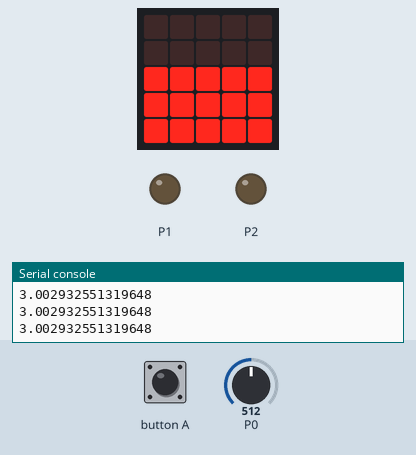
The program below on a simulated BBC micro:bit (MakeCode). On the bench: the board's 5×5 LED display, output pins drawn as LEDs (lit = HIGH), the last lines printed to the serial console. Inputs (shaded band) come from the test bench; at power-on: P0 = 512 (analog values on the 0–1023 scale).

Above: at 1.2 s.
1.3 s: P0 set to 716
At 1.6 s:
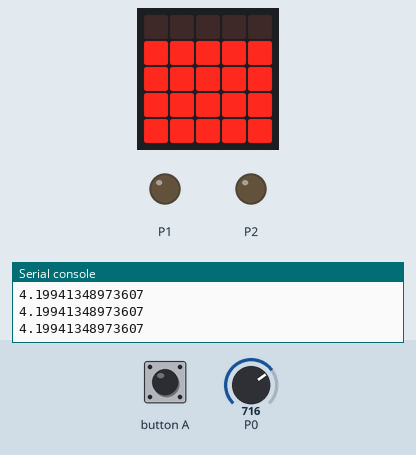
2.8 s: P0 set to 900
At 3.7 s:
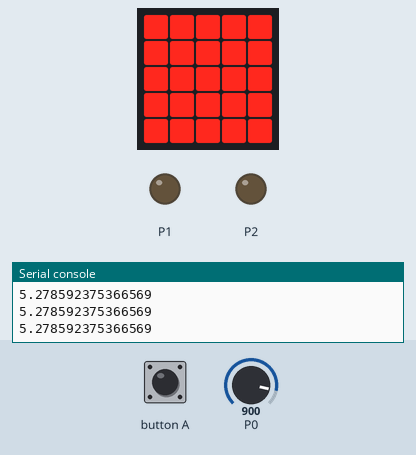
4.3 s: P0 set to 511
At 4.7 s:
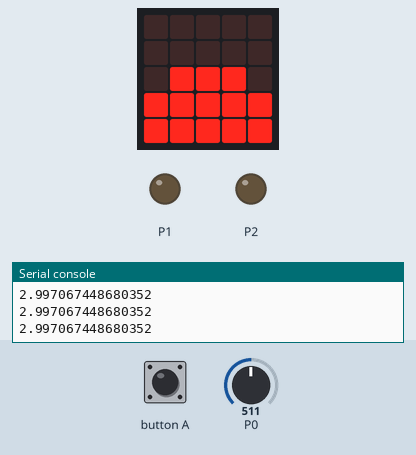
5.8 s: P0 set to 306
At 6.4 s:
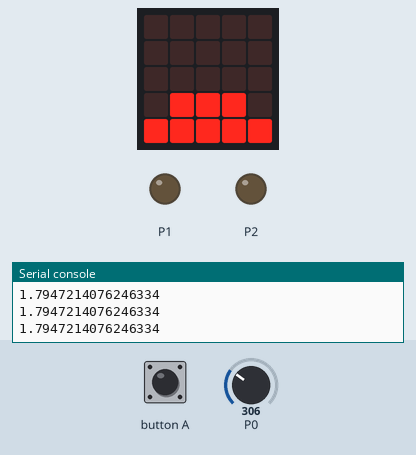
7.3 s: P0 set to 122
At 8.5 s:
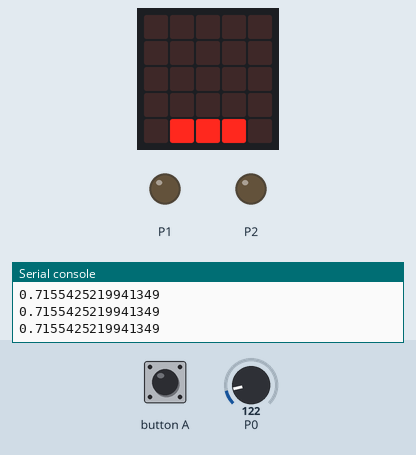
8.8 s: button A pressed for 0.15 s
At 9.5 s:
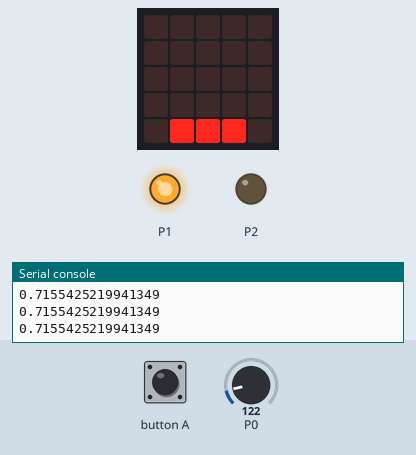
Timing chart, 0 to 12.5 s (numbered marks = the images above; inputs shaded):
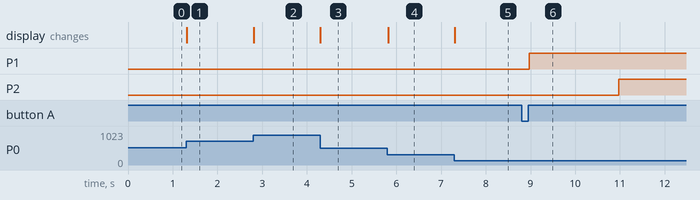

The program:

main.ts
```typescript
/**
 * Dieser Micro:bit-Code implementiert eine einfache Steuerung für ein Licht und einen Lüfter basierend auf den Eingaben über den A-Knopf des Micro:bit. Hier ist eine kurze Zusammenfassung der Funktionen:
 *
 * 1. **Variablen:**
 *
 * - `Lichtstatus`: Speichert den aktuellen Status des Lichts (an/aus) als 1 oder 0.
 *
 * - `Lüfterstatus`: Speichert den aktuellen Status des Lüfters (an/aus) als 1 oder 0.
 *
 * - `LüfterStart`: Speichert den Zeitpunkt, an dem der Lüfter zuletzt gestartet wurde (für die Lüftersteuerung).
 *
 * 2. **Initialisierung:**
 *
 * - Die Anfangswerte der Variablen werden auf 0 gesetzt.
 *
 * - Die Pins P0, P1 und P2 werden initialisiert (P0 für die Lichtanzeige, P1 für das Licht und P2 für den Lüfter).
 *
 * 3. **Button A-Event:**
 *
 * - Wenn der A-Knopf gedrückt wird, wechselt der `Lichtstatus` zwischen an und aus.
 *
 * 4. **Hauptprogrammschleife (basic.forever):**
 *
 * - Die Helligkeit wird auf der LED-Matrix basierend auf dem Wert von Pin P0 angezeigt.
 *
 * - Wenn das Licht eingeschaltet ist (`Lichtstatus == 1`):
 *
 * - Der Licht-Pin (P1) wird auf 1 gesetzt.
 *
 * - Wenn der Lüfter noch nicht gestartet wurde (`LüfterStart == 0`), wird die Startzeit gespeichert.
 *
 * - Wenn das Licht ausgeschaltet ist:
 *
 * - Wenn der Lüfter läuft (`Lüfterstatus == 1`), wird der Lüfter gestoppt, und die Wartezeit basierend auf der Helligkeit wird eingehalten.
 *
 * - Andernfalls wird nur das Licht ausgeschaltet.
 *
 * 5. **Zusätzliche forever-Schleife:**
 *
 * - Überprüft, ob das Licht eingeschaltet ist und der Lüfter länger als 2000 Millisekunden (2 Sekunden) läuft. Falls ja, wird der Lüfter eingeschaltet (`Lüfterstatus = 1`), um die Luft zu bewegen.
 *
 * Zusammengefasst steuert dieser Code ein einfaches System mit Licht und Lüfter, wobei das Licht manuell über den A-Knopf ein- und ausgeschaltet werden kann, und der Lüfter automatisch gestartet wird, wenn das Licht eingeschaltet ist und eine bestimmte Zeit vergangen ist.
 */
input.onButtonPressed(Button.A, function () {
    if (!(Lichtstatus)) {
        Lichtstatus = 1
    } else {
        Lichtstatus = 0
    }
})
let Lüfterstatus = 0
let LüfterStart = 0
let Lichtstatus = 0
Lichtstatus = 0
pins.analogWritePin(AnalogPin.P0, 0)
pins.digitalWritePin(DigitalPin.P1, 0)
pins.digitalWritePin(DigitalPin.P2, 0)
basic.forever(function () {
    led.plotBarGraph(
    pins.analogReadPin(AnalogPin.P0) / 170.5,
    6
    )
    if (Lichtstatus) {
        pins.digitalWritePin(DigitalPin.P1, 1)
        if (!(LüfterStart)) {
            LüfterStart = input.runningTime()
        }
    } else {
        if (Lüfterstatus) {
            LüfterStart = 0
            pins.digitalWritePin(DigitalPin.P1, 0)
            basic.pause(pins.analogReadPin(AnalogPin.P0) * 1000 / 170.5)
            pins.digitalWritePin(DigitalPin.P2, 0)
            Lüfterstatus = 0
        } else {
            pins.digitalWritePin(DigitalPin.P1, 0)
            LüfterStart = 0
        }
    }
})
basic.forever(function () {
    if (Lichtstatus && input.runningTime() - LüfterStart > 2000) {
        pins.digitalWritePin(DigitalPin.P2, 1)
        Lüfterstatus = 1
    }
})
```

test.ts
```typescript
// Hier kann man Tests durchführen; diese Datei wird nicht kompiliert, wenn dieses Paket als Erweiterung verwendet wird.
```

Measured:
- after the input at 1.3 s, the display: changes at once (image 1)
- after the input at 2.8 s, the display: changes at once (image 2)
- after the input at 4.3 s, the display: changes at once (image 3)
- after the input at 5.8 s, the display: changes at once (image 4)
- after the input at 7.3 s, the display: changes at once (image 5)
- after the input at 8.8 s, P1: LOW → HIGH after 0.17 s; P2: LOW → HIGH after 2.2 s
